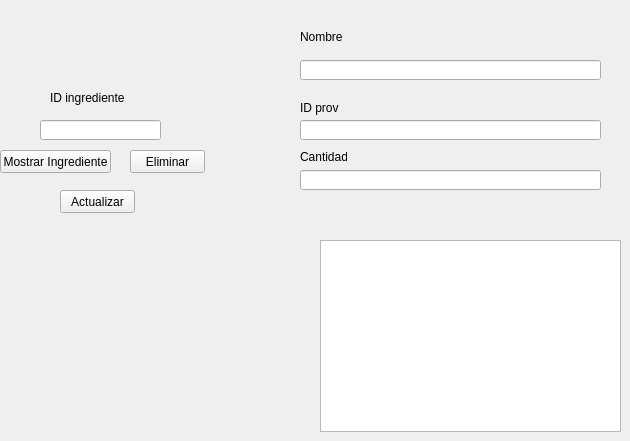
     <widget class="QWidget" name="tab_16">
      <attribute name="title">
       <string>Editar</string>
      </attribute>
      <widget class="QLabel" name="label_26">
       <property name="geometry">
        <rect>
         <x>50</x>
         <y>90</y>
         <width>81</width>
         <height>16</height>
        </rect>
       </property>
       <property name="text">
        <string>ID ingrediente</string>
       </property>
      </widget>
      <widget class="QLineEdit" name="id_ingrediente_edit">
       <property name="geometry">
        <rect>
         <x>40</x>
         <y>120</y>
         <width>121</width>
         <height>20</height>
        </rect>
       </property>
      </widget>
      <widget class="QLineEdit" name="nombre_ingrediente_edit">
       <property name="geometry">
        <rect>
         <x>300</x>
         <y>60</y>
         <width>301</width>
         <height>20</height>
        </rect>
       </property>
      </widget>
      <widget class="QLabel" name="label_27">
       <property name="geometry">
        <rect>
         <x>300</x>
         <y>30</y>
         <width>47</width>
         <height>13</height>
        </rect>
       </property>
       <property name="text">
        <string>Nombre</string>
       </property>
      </widget>
      <widget class="QTextBrowser" name="edit_text_ing">
       <property name="geometry">
        <rect>
         <x>320</x>
         <y>240</y>
         <width>301</width>
         <height>192</height>
        </rect>
       </property>
      </widget>
      <widget class="QPushButton" name="mostrar_ing_edit">
       <property name="geometry">
        <rect>
         <x>0</x>
         <y>150</y>
         <width>111</width>
         <height>23</height>
        </rect>
       </property>
       <property name="text">
        <string>Mostrar Ingrediente</string>
       </property>
      </widget>
      <widget class="QPushButton" name="eliminar_ing_edit">
       <property name="geometry">
        <rect>
         <x>130</x>
         <y>150</y>
         <width>75</width>
         <height>23</height>
        </rect>
       </property>
       <property name="text">
        <string>Eliminar</string>
       </property>
      </widget>
      <widget class="QPushButton" name="actualizar_ing_edit">
       <property name="geometry">
        <rect>
         <x>60</x>
         <y>190</y>
         <width>75</width>
         <height>23</height>
        </rect>
       </property>
       <property name="text">
        <string>Actualizar</string>
       </property>
      </widget>
      <widget class="QLineEdit" name="nombre_ingrediente_edit_2">
       <property name="geometry">
        <rect>
         <x>300</x>
         <y>120</y>
         <width>301</width>
         <height>20</height>
        </rect>
       </property>
      </widget>
      <widget class="QLineEdit" name="nombre_ingrediente_edit_3">
       <property name="geometry">
        <rect>
         <x>300</x>
         <y>170</y>
         <width>301</width>
         <height>20</height>
        </rect>
       </property>
      </widget>
      <widget class="QLabel" name="label_29">
       <property name="geometry">
        <rect>
         <x>300</x>
         <y>150</y>
         <width>47</width>
         <height>13</height>
        </rect>
       </property>
       <property name="text">
        <string>Cantidad</string>
       </property>
      </widget>
      <widget class="QLabel" name="label_30">
       <property name="geometry">
        <rect>
         <x>300</x>
         <y>100</y>
         <width>47</width>
         <height>16</height>
        </rect>
       </property>
       <property name="text">
        <string>ID prov</string>
       </property>
      </widget>
      <widget class="QLabel" name="label_40">
       <property name="geometry">
        <rect>
         <x>10</x>
         <y>220</y>
         <width>281</width>
         <height>211</height>
        </rect>
       </property>
       <property name="text">
        <string/>
       </property>
       <property name="pixmap">
        <pixmap>L3.png</pixmap>
       </property>
      </widget>
     </widget>
